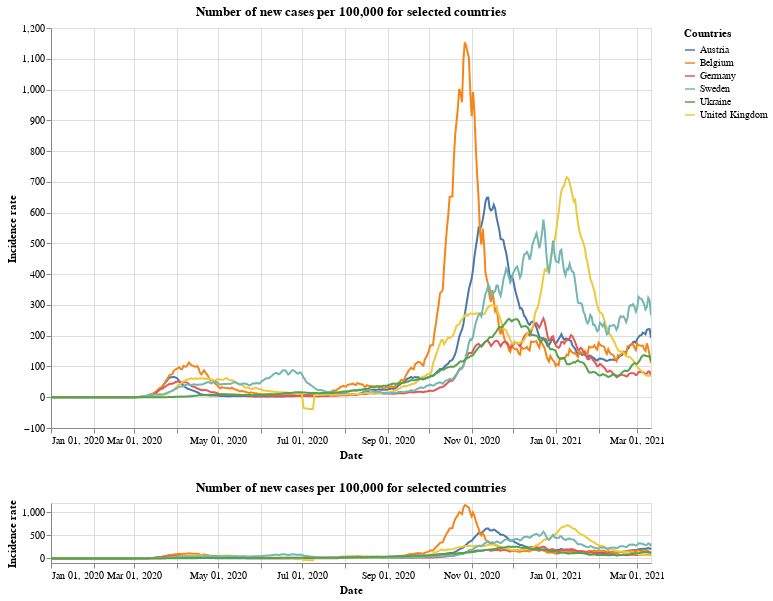

Notebook source saved alongside this figure:
### Markdown cell above
## New cases per 100,000

### Code cell
#collapse
brush = alt.selection(type='interval', encodings=['x'])

base = alt.Chart(x_small).mark_line().transform_window(
    rolling_mean='sum(new_cases_per)',
    frame=[-7, 0],
    groupby=['id']
).encode(
    x=alt.X("yearmonthdate(date):T",
            axis=alt.Axis(title='Date')
           ),
    y=alt.Y("rolling_mean:Q",
            axis=alt.Axis(title='Incidence rate')
           ),
    tooltip='id',
    color=alt.Color('id', legend=alt.Legend(title="Countries")),
    opacity=alt.condition(leg_selection, alt.value(1), alt.value(0.2))
).add_selection(leg_selection).properties(
    width=600,
    height=400,
    title='Number of new cases per 100,000 for selected countries'
)

upper = base.encode(
    alt.X('yearmonthdate(date):T',axis=alt.Axis(title='Date'),
          scale=alt.Scale(domain=brush))
)

lower = base.properties(
    height=60
).add_selection(brush)

upper & lower

### Figure 1 — Vega-Lite specification as saved in the notebook (floating-point values rounded to 4 significant figures; data arrays with more than 128 entries replaced by an {"elided": "..."} marker saying what was removed)
{"config": {"view": {"continuousWidth": 400, "continuousHeight": 300}}, "vconcat": [{"mark": "line", "encoding": {"color": {"type": "nominal", "field": "id", "legend": {"title": "Countries"}}, "opacity": {"condition": {"value": 1, "selection": "selector001"}, "value": 0.2}, "tooltip": {"type": "nominal", "field": "id"}, "x": {"type": "temporal", "axis": {"title": "Date"}, "field": "date", "scale": {"domain": {"selection": "selector004"}}, "timeUnit": "yearmonthdate"}, "y": {"type": "quantitative", "axis": {"title": "Incidence rate"}, "field": "rolling_mean"}}, "height": 400, "selection": {"selector001": {"type": "multi", "fields": ["id"], "bind": "legend"}}, "title": "Number of new cases per 100,000 for selected countries", "transform": [{"window": [{"op": "sum", "field": "new_cases_per", "as": "rolling_mean"}], "frame": [-7, 0], "groupby": ["id"]}], "width": 600}, {"mark": "line", "encoding": {"color": {"type": "nominal", "field": "id", "legend": {"title": "Countries"}}, "opacity": {"condition": {"value": 1, "selection": "selector001"}, "value": 0.2}, "tooltip": {"type": "nominal", "field": "id"}, "x": {"type": "temporal", "axis": {"title": "Date"}, "field": "date", "timeUnit": "yearmonthdate"}, "y": {"type": "quantitative", "axis": {"title": "Incidence rate"}, "field": "rolling_mean"}}, "height": 60, "selection": {"selector001": {"type": "multi", "fields": ["id"], "bind": "legend"}, "selector004": {"type": "interval", "encodings": ["x"]}}, "title": "Number of new cases per 100,000 for selected countries", "transform": [{"window": [{"op": "sum", "field": "new_cases_per", "as": "rolling_mean"}], "frame": [-7, 0], "groupby": ["id"]}], "width": 600}], "data": {"name": "data-f435da1a552183ac07e4a075488ee08c"}, "$schema": "https://vega.github.io/schema/vega-lite/v4.8.1.json", "datasets": {"data-f435da1a552183ac07e4a075488ee08c": {"elided": "2616 records"}}}
